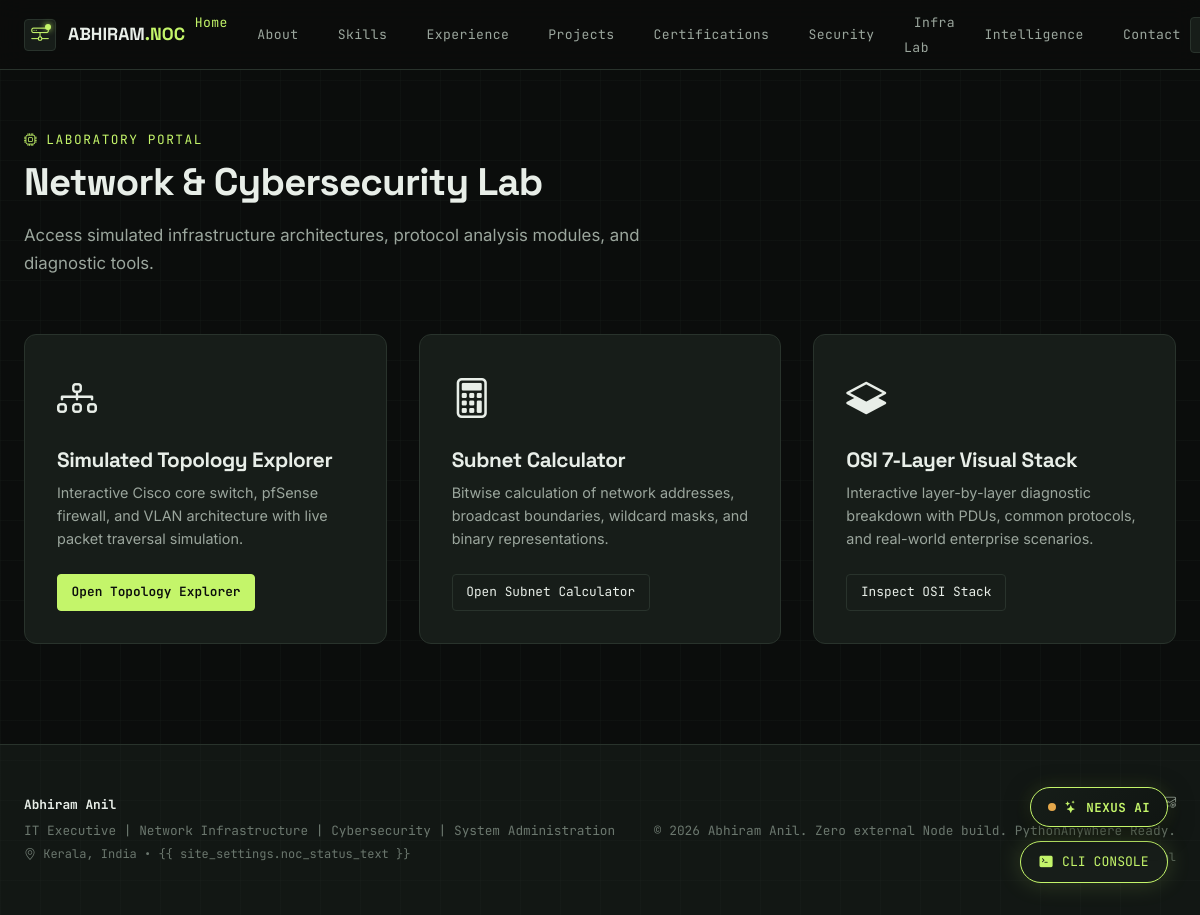
/lab/, run on the app's committed database.
### portfolio/models.py (models this page shows, shortened)
class Profile(models.Model):
    full_name = models.CharField(max_length=100, default="Abhiram Anil")
    title = models.CharField(
        max_length=200,
        default="IT Executive | Network Infrastructure | Cybersecurity | System Administration"
    )
    headline = models.CharField(
        max_length=255,
        default="Building, connecting and securing digital infrastructure."
    )
    secondary_statement = models.TextField(
        default="I work across IT operations, networking, cybersecurity and software development — connecting systems, solving infrastructure problems and strengthening security."
    )
    about_text = models.TextField(
        default="Cybersecurity-driven B.Tech (CSE) graduate. Currently serving as an IT Executive, managing enterprise-level systems while pursuing specialized training in cybersecurity (threat intelligence, incident response, and network security). Proven ability to bridge the gap between core IT operations and security compliance, with a focus on mitigating vulnerabilities and hardening system architecture.\n\nI work with networking infrastructure, Cisco switches, pfSense firewalls, VLAN segmentation, Active Directory, endpoint troubleshooting and streaming infrastructure.\n\nAlongside operational IT work, I have developed practical experience in vulnerability assessment, network auditing and web application security analysis."
    )
    location = models.CharField(max_length=100, default="Kerala, India")
    email = models.EmailField(default="abhiramanil74@gmail.com")
    phone = models.CharField(max_length=30, default="+91 9656537160")
    education_summary = models.CharField(
        max_length=255,
        default="B.Tech in Computer Science and Engineering — A.P.J Abdul Kalam Technological University (April 2025)"
    )
    profile_image = models.ImageField(upload_to='profile/', blank=True, null=True)
    hero_badge_label = models.CharField(max_length=100, default="IT OPERATIONS / NETWORKING / SECURITY")
    class Meta:
        verbose_name = "Personal Profile"
        verbose_name_plural = "Personal Profile"
    @classmethod
    def load(cls):
        obj, created = cls.objects.get_or_create(pk=1)
        return obj

class SocialLink(models.Model):
    name = models.CharField(max_length=50)
    url = models.CharField(max_length=255)
    icon = models.CharField(max_length=50, default="bi-link-45deg")
    is_active = models.BooleanField(default=True)
    order = models.PositiveIntegerField(default=0)
    class Meta:
        ordering = ['order', 'name']

### lab/views.py (the view)
# urls.py: path('', views.lab_index_view, name='index'),
def lab_index_view(request):
    topics = NetworkKnowledgeTopic.objects.all()
    tools = SecurityTool.objects.all()
    concepts = SecurityConcept.objects.all()
    return render(request, 'lab/lab_index.html', {
        'topics': topics,
        'tools': tools,
        'concepts': concepts,
    })

### core/models.py (called while the page is built)
    @classmethod
    def load(cls):
        obj, created = cls.objects.get_or_create(pk=1)
        return obj

### templates/lab/lab_index.html
{% extends 'base.html' %}
{% load static %}
{% block content %}
<section class="section-padding" style="padding-top: 130px;">
  <div class="container-custom">
    <div class="section-header">
      <div class="section-pretitle">
        <i class="bi bi-cpu"></i> <span>LABORATORY PORTAL</span>
      </div>
      <h1 class="section-title">Network & Cybersecurity Lab</h1>
      <p class="section-description">
        Access simulated infrastructure architectures, protocol analysis modules, and diagnostic tools.
      </p>
    </div>
    <div style="display: grid; grid-template-columns: repeat(auto-fill, minmax(320px, 1fr)); gap: 2rem;">
      <div style="background-color: var(--bg-card); border: 1px solid var(--border-color); border-radius: var(--radius-lg); padding: 2rem;">
        <i class="bi bi-diagram-3 text-accent-lime" style="font-size: 2.5rem; margin-bottom: 1rem; display: block;"></i>
        <h3 style="font-size: 1.3rem; margin-bottom: 0.5rem;">Simulated Topology Explorer</h3>
        <p style="color: var(--text-secondary); font-size: 0.9rem; margin-bottom: 1.5rem;">
          Interactive Cisco core switch, pfSense firewall, and VLAN architecture with live packet traversal simulation.
        </p>
        <a href="{% url 'home' %}#lab" class="hud-btn hud-btn-primary">Open Topology Explorer</a>
      </div>
      <div style="background-color: var(--bg-card); border: 1px solid var(--border-color); border-radius: var(--radius-lg); padding: 2rem;">
        <i class="bi bi-calculator text-accent-lime" style="font-size: 2.5rem; margin-bottom: 1rem; display: block;"></i>
        <h3 style="font-size: 1.3rem; margin-bottom: 0.5rem;">Subnet Calculator</h3>
        <p style="color: var(--text-secondary); font-size: 0.9rem; margin-bottom: 1.5rem;">
          Bitwise calculation of network addresses, broadcast boundaries, wildcard masks, and binary representations.
        </p>
        <a href="{% url 'home' %}#lab" class="hud-btn">Open Subnet Calculator</a>
      </div>
      <div style="background-color: var(--bg-card); border: 1px solid var(--border-color); border-radius: var(--radius-lg); padding: 2rem;">
        <i class="bi bi-layers-half text-accent-lime" style="font-size: 2.5rem; margin-bottom: 1rem; display: block;"></i>
        <h3 style="font-size: 1.3rem; margin-bottom: 0.5rem;">OSI 7-Layer Visual Stack</h3>
        <p style="color: var(--text-secondary); font-size: 0.9rem; margin-bottom: 1.5rem;">
          Interactive layer-by-layer diagnostic breakdown with PDUs, common protocols, and real-world enterprise scenarios.
        </p>
        <a href="{% url 'home' %}#lab" class="hud-btn">Inspect OSI Stack</a>
      </div>
    </div>
  </div>
</section>
{% endblock %}

### templates/base.html (shortened to what this page needs)
{% load static %}
<!DOCTYPE html>
<html lang="en" data-theme="dark">
<head>
  <link rel="stylesheet" href="https://cdn.jsdelivr.net/npm/bootstrap-icons@1.11.3/font/bootstrap-icons.min.css">
  <link rel="stylesheet" href="{% static 'css/portfolio.css' %}">
  <link rel="stylesheet" href="{% static 'css/ai-modules.css' %}">
</head>
<body>
  <header class="noc-navbar">
    <div class="container-custom navbar-inner">
      <a href="{% url 'home' %}#home" class="brand-badge">
        <div class="brand-node-icon">
          <i class="bi bi-hdd-network"></i>
        </div>
        <span>ABHIRAM<span style="color: var(--accent-lime);">.NOC</span></span>
      </a>
      <nav>
        <ul class="nav-links">
          <li><a href="{% url 'home' %}#home" class="nav-link-item active">Home</a></li>
          <li><a href="{% url 'home' %}#about" class="nav-link-item">About</a></li>
          <li><a href="{% url 'home' %}#skills" class="nav-link-item">Skills</a></li>
          <li><a href="{% url 'home' %}#experience" class="nav-link-item">Experience</a></li>
          <li><a href="{% url 'home' %}#projects" class="nav-link-item">Projects</a></li>
          {% if site_settings.show_certifications %}
          <li><a href="{% url 'home' %}#certifications" class="nav-link-item">Certifications</a></li>
          {% endif %}
          <li><a href="{% url 'home' %}#security" class="nav-link-item">Security</a></li>
          {% if site_settings.show_lab_section %}
          <li><a href="{% url 'home' %}#lab" class="nav-link-item">Infra Lab</a></li>
          {% endif %}
          <li><a href="{% url 'home' %}#network-intelligence" class="nav-link-item">Intelligence</a></li>
          <li><a href="{% url 'home' %}#contact" class="nav-link-item">Contact</a></li>
        </ul>
      </nav>
      <div class="navbar-actions">
        {% if ai_status.chat_enabled %}
        <button type="button" id="nav-nexus-btn" class="hud-btn hud-btn-icon-only" title="Ask NEXUS AI Assistant"
          aria-label="Open NEXUS AI Assistant">
        </button>
        {% endif %}
      </div>
    </div>
  </header>
  <main id="main-content">
    {% block content %}{% endblock %}
  </main>
  {% if site_settings.show_terminal_feature %}
  <div id="open-terminal-btn" class="terminal-hud-pill" role="button" tabindex="0" title="Launch Interactive Terminal">
    <i class="bi bi-terminal-fill"></i>
    <span>CLI CONSOLE</span>
  </div>
  {% endif %}
  {% include 'includes/nexus_chatbot.html' %}
  <footer class="noc-footer">
    <div class="container-custom footer-inner">
      <div>
        <div style="font-weight: 700; color: var(--text-main); margin-bottom: 0.35rem;">
          {{ profile.full_name|default:"Abhiram Anil" }}
        </div>
        <div>{{ profile.title|default:"IT Executive | Network Infrastructure | Cybersecurity" }}</div>
        <div style="font-size: 0.75rem; color: var(--text-muted); margin-top: 0.25rem;">
          <i class="bi bi-geo-alt"></i> {{ profile.location|default:"Kerala, India" }} • {{
          site_settings.noc_status_text }}
        </div>
      </div>
      <div style="text-align: right;">
        <div style="margin-bottom: 0.5rem; display: flex; gap: 1rem; justify-content: flex-end;">
          {% for link in social_links %}
          <a href="{{ link.url }}" target="_blank" rel="noopener noreferrer" style="color: var(--text-secondary);"
            title="{{ link.name }}">
            <i class="bi {{ link.icon }} fs-5"></i>
          </a>
          {% endfor %}
          <a href="mailto:{{ profile.email|default:'abhiramanil74@gmail.com' }}" style="color: var(--text-secondary);"
            title="Email">
            <i class="bi bi-envelope-at fs-5"></i>
          </a>
        </div>
        <div>&copy; {{ current_year }} Abhiram Anil. Zero external Node build. PythonAnywhere Ready.</div>
        <div style="margin-top: 0.4rem; font-size: 0.72rem; font-family: var(--font-mono);">
          {% if user.is_authenticated and user.is_staff %}
          <a href="{% url 'portal:dashboard' %}" style="color: var(--accent-lime); text-decoration: none;">
            <i class="bi bi-speedometer2"></i> NOC Operations Portal (Active)
          </a>
          &bull;
          <a href="{% url 'portal:logout' %}" style="color: var(--text-muted); text-decoration: none;">
            Logout
          </a>
          {% else %}
          <a href="{% url 'portal:login' %}" style="color: var(--text-muted); text-decoration: none; opacity: 0.75;"
            title="Authorized Operator Login">
          </a>
          {% endif %}
        </div>
      </div>
    </div>
  </footer>
</body>
</html>

### data on the page
Profile: full_name "Abhiram Anil", title|Network "IT Executive | Network Infrastructure | Cybersecurity | System Administration", location "Kerala, India"
